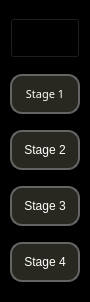
        <widget class="QFrame" name="tab_frame">
         <property name="minimumSize">
          <size>
           <width>90</width>
           <height>0</height>
          </size>
         </property>
         <property name="maximumSize">
          <size>
           <width>40</width>
           <height>16777215</height>
          </size>
         </property>
         <property name="autoFillBackground">
          <bool>false</bool>
         </property>
         <property name="styleSheet">
          <string notr="true">background-color: rgb(0, 0, 0);
color: white;</string>
         </property>
         <property name="frameShape">
          <enum>QFrame::StyledPanel</enum>
         </property>
         <property name="frameShadow">
          <enum>QFrame::Raised</enum>
         </property>
         <layout class="QHBoxLayout" name="horizontalLayout_5">
          <property name="spacing">
           <number>0</number>
          </property>
          <property name="leftMargin">
           <number>0</number>
          </property>
          <property name="topMargin">
           <number>0</number>
          </property>
          <property name="rightMargin">
           <number>0</number>
          </property>
          <property name="bottomMargin">
           <number>0</number>
          </property>
          <item alignment="Qt::AlignHCenter|Qt::AlignTop">
           <widget class="QFrame" name="tab_frame_cont">
            <property name="minimumSize">
             <size>
              <width>90</width>
              <height>300</height>
             </size>
            </property>
            <property name="styleSheet">
             <string notr="true">QPushButton {

font: 14pt &quot;VT323&quot;;

}
QLabel {

font: 8pt &quot;VT323&quot;;

}</string>
            </property>
            <property name="frameShape">
             <enum>QFrame::StyledPanel</enum>
            </property>
            <property name="frameShadow">
             <enum>QFrame::Raised</enum>
            </property>
            <layout class="QVBoxLayout" name="verticalLayout_12">
             <property name="spacing">
              <number>0</number>
             </property>
             <property name="leftMargin">
              <number>8</number>
             </property>
             <property name="topMargin">
              <number>0</number>
             </property>
             <property name="rightMargin">
              <number>0</number>
             </property>
             <property name="bottomMargin">
              <number>0</number>
             </property>
             <item>
              <widget class="QPushButton" name="homeButton">
               <property name="sizePolicy">
                <sizepolicy hsizetype="Maximum" vsizetype="Maximum">
                 <horstretch>0</horstretch>
                 <verstretch>0</verstretch>
                </sizepolicy>
               </property>
               <property name="minimumSize">
                <size>
                 <width>70</width>
                 <height>0</height>
                </size>
               </property>
               <property name="maximumSize">
                <size>
                 <width>40</width>
                 <height>40</height>
                </size>
               </property>
               <property name="focusPolicy">
                <enum>Qt::NoFocus</enum>
               </property>
               <property name="styleSheet">
                <string notr="true">QPushButton:hover{
	
	
	icon: url(:/icons-hover/icons-hover/home.svg);
	
	
}</string>
               </property>
               <property name="text">
                <string/>
               </property>
               <property name="icon">
                <iconset resource="resources.qrc">
                 <normaloff>:/icons/icons/home.svg</normaloff>
                 <normalon>:/icons/icons/home.svg</normalon>
                 <selectedon>:/icons-hover/icons-hover/home.svg</selectedon>:/icons/icons/home.svg</iconset>
               </property>
               <property name="iconSize">
                <size>
                 <width>30</width>
                 <height>30</height>
                </size>
               </property>
              </widget>
             </item>
             <item>
              <widget class="QPushButton" name="stage1Button">
               <property name="sizePolicy">
                <sizepolicy hsizetype="Preferred" vsizetype="Preferred">
                 <horstretch>0</horstretch>
                 <verstretch>0</verstretch>
                </sizepolicy>
               </property>
               <property name="minimumSize">
                <size>
                 <width>70</width>
                 <height>40</height>
                </size>
               </property>
               <property name="maximumSize">
                <size>
                 <width>50</width>
                 <height>40</height>
                </size>
               </property>
               <property name="font">
                <font>
                 <family>Eight Bit Dragon</family>
                 <pointsize>8</pointsize>
                 <weight>50</weight>
                 <italic>false</italic>
                 <bold>false</bold>
                 <stylestrategy>PreferDefault</stylestrategy>
                 <kerning>false</kerning>
                </font>
               </property>
               <property name="focusPolicy">
                <enum>Qt::NoFocus</enum>
               </property>
               <property name="styleSheet">
                <string notr="true">QPushButton{
font: 8pt &quot;Eight Bit Dragon&quot;;
color: rgb(255, 255, 255);
border: 2px solid black;
background-color: rgb(40,40, 32);
border-color: rgb(100, 100, 100);
border-radius: 12px;
}
QPushButton:hover{
color: rgb(255, 255, 255);
border: 1px solid;
background-color: rgb(80, 80, 80);
border-color: rgb(64, 64, 64);
border-radius: 12px;
}</string>
               </property>
               <property name="text">
                <string notr="true">Stage 1</string>
               </property>
              </widget>
             </item>
             <item>
              <widget class="QPushButton" name="stage2Button">
               <property name="sizePolicy">
                <sizepolicy hsizetype="Preferred" vsizetype="Preferred">
                 <horstretch>0</horstretch>
                 <verstretch>0</verstretch>
                </sizepolicy>
               </property>
               <property name="minimumSize">
                <size>
                 <width>70</width>
                 <height>40</height>
                </size>
               </property>
               <property name="maximumSize">
                <size>
                 <width>50</width>
                 <height>40</height>
                </size>
               </property>
               <property name="focusPolicy">
                <enum>Qt::NoFocus</enum>
               </property>
               <property name="styleSheet">
                <string notr="true">QPushButton{
font: 8pt &quot;Eight Bit Dragon&quot;;
color: rgb(255, 255, 255);
border: 2px solid black;
background-color: rgb(40,40, 32);
border-color: rgb(100, 100, 100);
border-radius: 12px;
}
QPushButton:hover{
color: rgb(255, 255, 255);
border: 1px solid;
background-color: rgb(80, 80, 80);
border-color: rgb(64, 64, 64);
border-radius: 12px;
}</string>
               </property>
               <property name="text">
                <string>Stage 2</string>
               </property>
              </widget>
             </item>
             <item>
              <widget class="QPushButton" name="stage3Button">
               <property name="sizePolicy">
                <sizepolicy hsizetype="Preferred" vsizetype="Preferred">
                 <horstretch>0</horstretch>
                 <verstretch>0</verstretch>
                </sizepolicy>
               </property>
               <property name="minimumSize">
                <size>
                 <width>70</width>
                 <height>40</height>
                </size>
               </property>
               <property name="maximumSize">
                <size>
                 <width>50</width>
                 <height>40</height>
                </size>
               </property>
               <property name="focusPolicy">
                <enum>Qt::NoFocus</enum>
               </property>
               <property name="styleSheet">
                <string notr="true">QPushButton{
font: 8pt &quot;Eight Bit Dragon&quot;;
color: rgb(255, 255, 255);
border: 2px solid black;
background-color: rgb(40,40, 32);
border-color: rgb(100, 100, 100);
border-radius: 12px;
}
QPushButton:hover{
color: rgb(255, 255, 255);
border: 1px solid;
background-color: rgb(80, 80, 80);
border-color: rgb(64, 64, 64);
border-radius: 12px;
}</string>
               </property>
               <property name="text">
                <string>Stage 3</string>
               </property>
              </widget>
             </item>
             <item>
              <widget class="QPushButton" name="stage4Button">
               <property name="sizePolicy">
                <sizepolicy hsizetype="Preferred" vsizetype="Preferred">
                 <horstretch>0</horstretch>
                 <verstretch>0</verstretch>
                </sizepolicy>
               </property>
               <property name="minimumSize">
                <size>
                 <width>70</width>
                 <height>40</height>
                </size>
               </property>
               <property name="maximumSize">
                <size>
                 <width>50</width>
                 <height>40</height>
                </size>
               </property>
               <property name="focusPolicy">
                <enum>Qt::NoFocus</enum>
               </property>
               <property name="styleSheet">
                <string notr="true">QPushButton{
font: 8pt &quot;Eight Bit Dragon&quot;;
color: rgb(255, 255, 255);
border: 2px solid black;
background-color: rgb(40,40, 32);
border-color: rgb(100, 100, 100);
border-radius: 12px;
}
QPushButton:hover{
color: rgb(255, 255, 255);
border: 1px solid;
background-color: rgb(80, 80, 80);
border-color: rgb(64, 64, 64);
border-radius: 12px;
}</string>
               </property>
               <property name="text">
                <string>Stage 4</string>
               </property>
              </widget>
             </item>
            </layout>
           </widget>
          </item>
         </layout>
        </widget>
